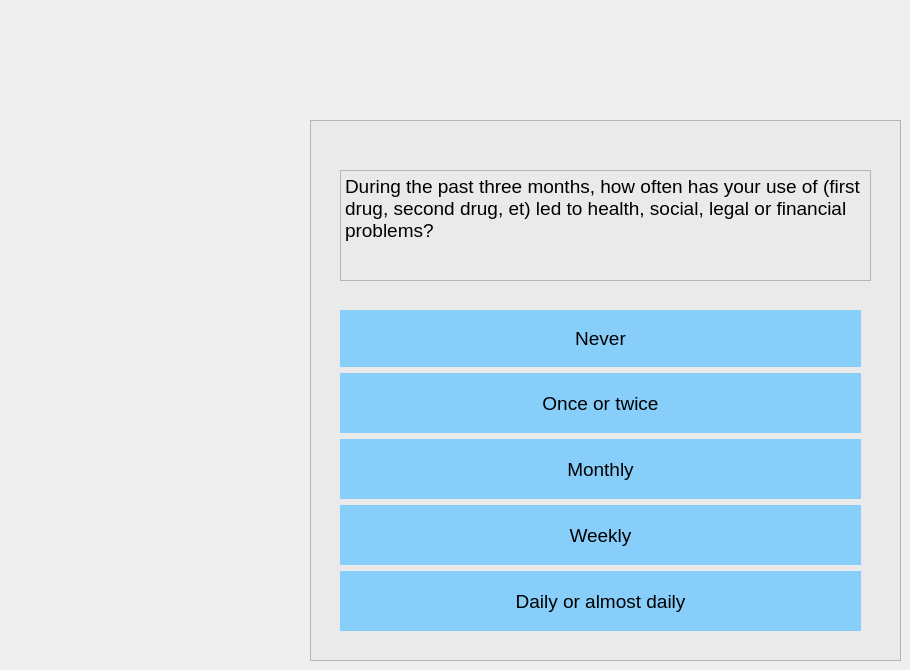
   <widget class="QWidget" name="page_3">
    <widget class="QFrame" name="frame_3">
     <property name="geometry">
      <rect>
       <x>310</x>
       <y>120</y>
       <width>591</width>
       <height>541</height>
      </rect>
     </property>
     <property name="styleSheet">
      <string notr="true">background:rgb(234, 234, 234)</string>
     </property>
     <property name="frameShape">
      <enum>QFrame::StyledPanel</enum>
     </property>
     <property name="frameShadow">
      <enum>QFrame::Raised</enum>
     </property>
     <widget class="QWidget" name="verticalLayoutWidget_3">
      <property name="geometry">
       <rect>
        <x>30</x>
        <y>190</y>
        <width>521</width>
        <height>321</height>
       </rect>
      </property>
      <layout class="QVBoxLayout" name="verticalLayout_3">
       <item>
        <widget class="QPushButton" name="Button_3_S_0">
         <property name="minimumSize">
          <size>
           <width>0</width>
           <height>50</height>
          </size>
         </property>
         <property name="maximumSize">
          <size>
           <width>16777215</width>
           <height>16777214</height>
          </size>
         </property>
         <property name="font">
          <font>
           <pointsize>14</pointsize>
          </font>
         </property>
         <property name="styleSheet">
          <string notr="true">QPushButton
{

border-radius:0px;
background:  	#87CEFA;
}

QPushButton:hover
{

border-radius:0px;
background:  	#F0F8FF;
}</string>
         </property>
         <property name="text">
          <string>Never</string>
         </property>
        </widget>
       </item>
       <item>
        <widget class="QPushButton" name="Button_3_S_2">
         <property name="minimumSize">
          <size>
           <width>0</width>
           <height>60</height>
          </size>
         </property>
         <property name="font">
          <font>
           <pointsize>14</pointsize>
          </font>
         </property>
         <property name="styleSheet">
          <string notr="true">QPushButton
{

border-radius:0px;
background:  	#87CEFA;
}

QPushButton:hover
{

border-radius:0px;
background:  	#F0F8FF;
}</string>
         </property>
         <property name="text">
          <string>Once or twice</string>
         </property>
        </widget>
       </item>
       <item>
        <widget class="QPushButton" name="Button_3_S_3">
         <property name="minimumSize">
          <size>
           <width>0</width>
           <height>60</height>
          </size>
         </property>
         <property name="font">
          <font>
           <pointsize>14</pointsize>
          </font>
         </property>
         <property name="styleSheet">
          <string notr="true">QPushButton
{

border-radius:0px;
background:  	#87CEFA;
}

QPushButton:hover
{

border-radius:0px;
background:  	#F0F8FF;
}</string>
         </property>
         <property name="text">
          <string>Monthly</string>
         </property>
        </widget>
       </item>
       <item>
        <widget class="QPushButton" name="Button_3_S_4">
         <property name="minimumSize">
          <size>
           <width>0</width>
           <height>60</height>
          </size>
         </property>
         <property name="font">
          <font>
           <pointsize>14</pointsize>
          </font>
         </property>
         <property name="styleSheet">
          <string notr="true">QPushButton
{

border-radius:0px;
background:  	#87CEFA;
}

QPushButton:hover
{

border-radius:0px;
background:  	#F0F8FF;
}</string>
         </property>
         <property name="text">
          <string>Weekly</string>
         </property>
        </widget>
       </item>
       <item>
        <widget class="QPushButton" name="Button_3_S_6">
         <property name="minimumSize">
          <size>
           <width>0</width>
           <height>60</height>
          </size>
         </property>
         <property name="font">
          <font>
           <pointsize>14</pointsize>
          </font>
         </property>
         <property name="styleSheet">
          <string notr="true">QPushButton
{

border-radius:0px;
background:  	#87CEFA;
}

QPushButton:hover
{

border-radius:0px;
background:  	#F0F8FF;
}</string>
         </property>
         <property name="text">
          <string>Daily or almost daily</string>
         </property>
        </widget>
       </item>
      </layout>
     </widget>
     <widget class="QTextBrowser" name="textBrowser_4">
      <property name="geometry">
       <rect>
        <x>30</x>
        <y>50</y>
        <width>531</width>
        <height>111</height>
       </rect>
      </property>
      <property name="html">
       <string>&lt;!DOCTYPE HTML PUBLIC &quot;-//W3C//DTD HTML 4.0//EN&quot; &quot;http://www.w3.org/TR/REC-html40/strict.dtd&quot;&gt;
&lt;html&gt;&lt;head&gt;&lt;meta name=&quot;qrichtext&quot; content=&quot;1&quot; /&gt;&lt;meta charset=&quot;utf-8&quot; /&gt;&lt;style type=&quot;text/css&quot;&gt;
p, li { white-space: pre-wrap; }
&lt;/style&gt;&lt;/head&gt;&lt;body style=&quot; font-family:'Segoe UI'; font-size:9pt; font-weight:400; font-style:normal;&quot;&gt;
&lt;p style=&quot; margin-top:0px; margin-bottom:0px; margin-left:0px; margin-right:0px; -qt-block-indent:0; text-indent:0px;&quot;&gt;&lt;span style=&quot; font-size:14pt;&quot;&gt;During the past three months, how often has your use of (first drug, second drug, et) led to health, social, legal or financial problems?&lt;/span&gt;&lt;/p&gt;&lt;/body&gt;&lt;/html&gt;</string>
      </property>
     </widget>
    </widget>
   </widget>
